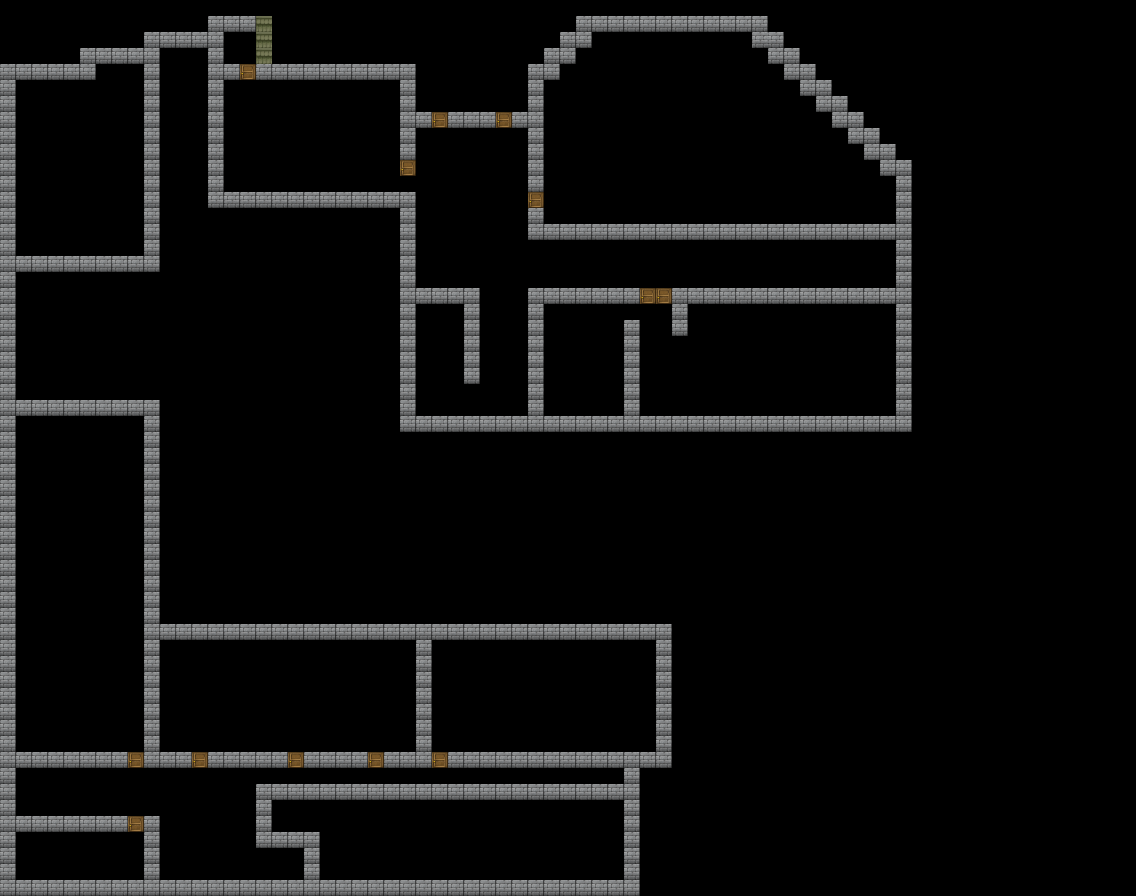

This is a level from a 2D game, rendered from its Tiled map with the project's own tilesets. A one-line summary and the map file follow, with tile-layer data summarised:
An orthogonal 71x56 tile map with 16x16 px tiles, 3 tile layers (collision, WALL, door), 1 hidden layer not drawn, 6 tilesets and 2 objects.

<map version="1.0.0" orientation="orthogonal" renderorder="right-down" width="71" height="56" tilewidth="16" tileheight="16" nextobjectid="1">
 <properties>
  <property name="unity:scale" value="0.0625" />
 </properties>
 <tileset firstgid="1" name="red" tilewidth="16" tileheight="16" tilecount="2880" columns="72">
  <image source="tilesource/color/red.png" trans="a8a8a8" width="1152" height="648" />
  <tile id="0">
   <objectgroup draworder="index">
    <object id="2" x="0" y="0" width="16" height="16" />
    <object id="3" x="0" y="0" width="16" height="16" />
   </objectgroup>
  </tile>
 </tileset>
 <tileset firstgid="2881" name="resize_TileA3" tilewidth="16" tileheight="16" tilecount="128" columns="16">
  <image source="tilesource/FloorWall/resize_TileA3.png" width="256" height="128" />
 </tileset>
 <tileset firstgid="3009" name="resize_TileA3_half" tilewidth="16" tileheight="8" tilecount="256" columns="16">
  <image source="tilesource/FloorWall/resize_TileA3.png" width="256" height="128" />
 </tileset>
 <tileset firstgid="3265" name="resize_!Door1" tilewidth="16" tileheight="16" tilecount="96" columns="12">
  <image source="tilesource/Door/resize_!Door1.png" width="192" height="128" />
 </tileset>
 <tileset firstgid="3361" name="TileA5" tilewidth="16" tileheight="16" tilecount="512" columns="16">
  <image source="tilesource/FloorWall/TileA5.png" width="256" height="512" />
 </tileset>
 <tileset firstgid="3873" name="TileC" tilewidth="16" tileheight="16" tilecount="1024" columns="32">
  <image source="tilesource/Obj/TileC.png" width="512" height="512" />
 </tileset>
 <layer name="collision" width="71" height="56">
  <data>[3976 cells, 511 non-empty, 1 distinct tile ids]</data>
 </layer>
 <layer name="WALL" width="71" height="56">
  <properties>
   <property name="unity:scale" value="0.0625" />
  </properties>
  <data>[3976 cells, 511 non-empty, 3 distinct tile ids]</data>
 </layer>
 <layer name="walltop" width="71" height="56" visible="0">
  <data>[3976 cells, 518 non-empty, 5 distinct tile ids]</data>
 </layer>
 <layer name="door" width="71" height="56">
  <data>[3976 cells, 13 non-empty, 1 distinct tile ids]</data>
 </layer>
</map>
